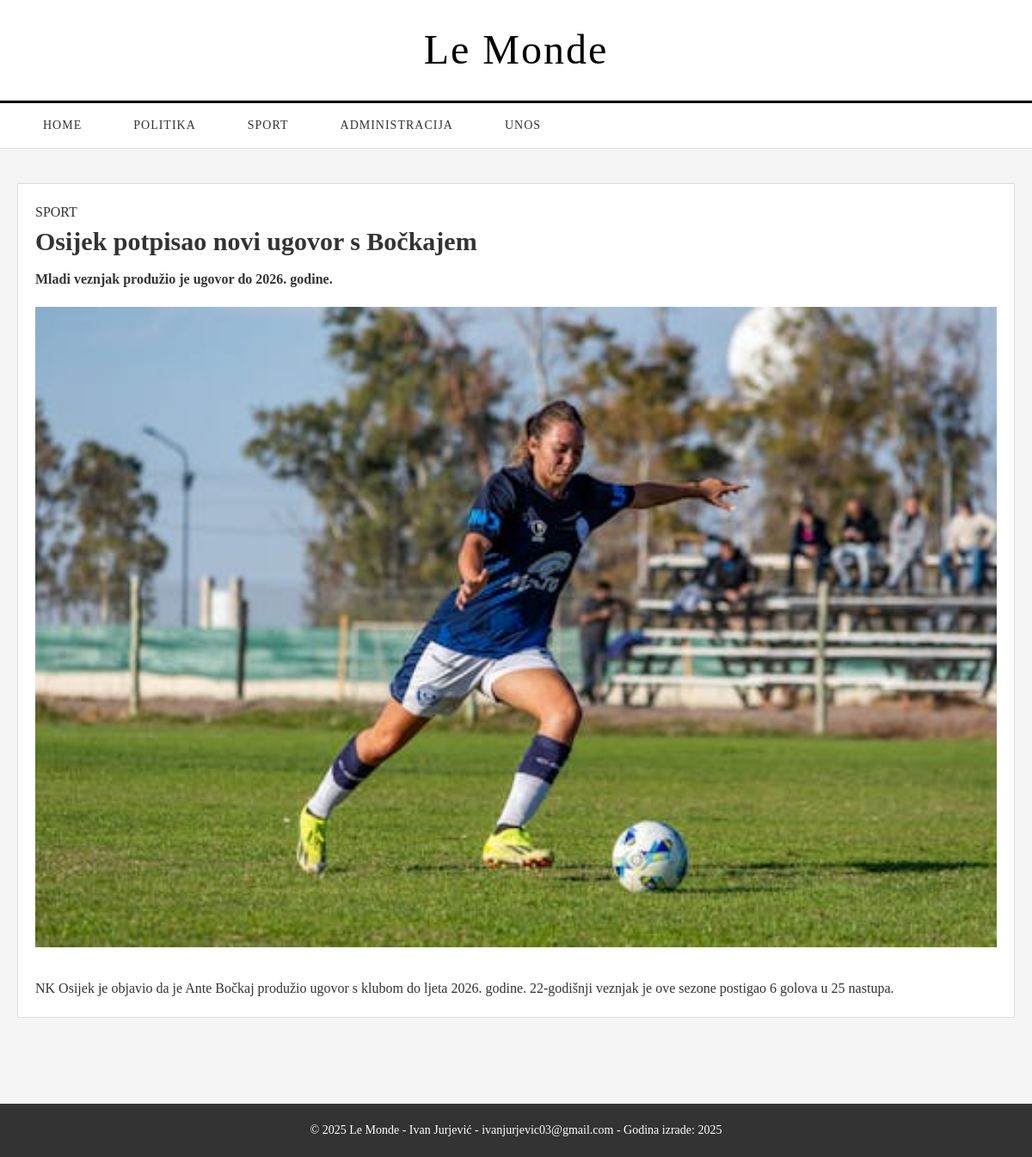
/clanak.php?id=4, run on the app's committed database.
### tables this page shows
CREATE TABLE `vijesti` (
  `id` int(11) NOT NULL,
  `datum` varchar(32) DEFAULT NULL,
  `naslov` varchar(64) DEFAULT NULL,
  `sadrzaj` text DEFAULT NULL,
  `tekst` text DEFAULT NULL,
  `slika` varchar(64) DEFAULT NULL,
  `kategorija` varchar(64) DEFAULT NULL,
  `arhiva` tinyint(1) DEFAULT NULL
);

### clanak.php (the view, shortened to what this page needs)
<?php
include 'connection.php';
$id = (int)$_GET['id'];
$query = "SELECT * FROM vijesti WHERE id = ? AND arhiva = 0";
$stmt = mysqli_prepare($dbc, $query);
mysqli_stmt_bind_param($stmt, "i", $id);
mysqli_stmt_execute($stmt);
$result = mysqli_stmt_get_result($stmt);
$row = mysqli_fetch_assoc($result);
?>
<!DOCTYPE html>
<html lang="hr">
<head>
    <link rel="stylesheet" type="text/css" href="style.css">
</head>
<body>
    <header class="header">
        <div class="container">
            <h1 class="logo">Le Monde</h1>
        </div>
    </header>
    <nav class="navbar">
        <div class="container">
            <ul class="nav-menu">
                <li><a href="index.php" class="nav-link">HOME</a></li>
                <li><a href="kategorija.php?kategorija=politika" class="nav-link">POLITIKA</a></li>
                <li><a href="kategorija.php?kategorija=sport" class="nav-link">SPORT</a></li>
                <li><a href="administracija.php" class="nav-link">ADMINISTRACIJA</a></li>
                <li><a href="unos.php" class="nav-link">UNOS</a></li>
            </ul>
        </div>
    </nav>
    <main class="main-content">
        <div class="container">
            <section class="news-section">
                <div class="news-grid single-article">
                    <article class="news-item full-article">
                        <div class="news-content">
                            <div class="category-tag">
                                <?php echo strtoupper($row['kategorija']); ?>
                            </div>
                            <h1 class="news-title">
                                <?php echo htmlspecialchars($row['naslov']); ?>
                            </h1>
                            <div class="article-summary">
                                <p><strong><?php echo htmlspecialchars($row['sadrzaj']); ?></strong></p>
                            </div>
                        </div>
                        <?php if (!empty($row['slika'])): ?>
                        <div class="news-image">
                            <img src="<?php echo UPLPATH . htmlspecialchars($row['slika']); ?>"
                                 alt="<?php echo htmlspecialchars($row['naslov']); ?>">
                        </div>
                        <?php endif; ?>
                        <div class="news-content article-body">
                            <div class="article-text">
                                <?php echo nl2br(htmlspecialchars($row['tekst'])); ?>
                            </div>
                        </div>
                    </article>
                </div>
            </section>
        </div>
    </main>
    <footer class="footer">
        <div class="container">
            <p>&copy; 2025 Le Monde - Ivan Jurjević - ivanjurjevic03@gmail.com - Godina izrade: 2025</p>
        </div>
    </footer>
</body>
</html>

### style.css (style rules this page uses)
* { margin: 0; padding: 0; box-sizing: border-box; }
body { font-family: 'Times New Roman', serif; line-height: 1.6; color: #333; background-color: #f5f5f5; }
.container { max-width: 1200px; margin: 0 auto; padding: 0 20px; }
.header { background-color: #fff; padding: 20px 0; border-bottom: 3px solid #000; }
.logo { font-family: 'Old English Text MT', serif; font-size: 48px; font-weight: normal; text-align: center; color: #000; letter-spacing: 2px; }
.navbar { background-color: #fff; border-bottom: 1px solid #ddd; padding: 0; }
.nav-menu { list-style: none; display: flex; justify-content: left; margin: 0; padding: 0; }
.nav-menu li { margin: 0; }
.nav-link { display: block; padding: 15px 30px; text-decoration: none; color: #333; font-size: 14px; font-weight: 500; text-transform: uppercase; letter-spacing: 1px; transition: background-color 0.3s ease; }
.main-content { background-color: #f5f5f5; padding: 40px 0; min-height: calc(100vh - 200px); }
.news-section { margin-bottom: 60px; }
.news-grid { display: grid; grid-template-columns: repeat(auto-fit, minmax(350px, 1fr)); gap: 30px; margin-bottom: 40px; align-items: start; }
.news-item { background-color: #fff; border: 1px solid #ddd; overflow: hidden; transition: box-shadow 0.3s ease; height: fit-content; }
.news-image { padding: 0px 20px 15px 20px; margin: 0 auto; object-fit: cover; }
.news-image img { width: 100%; height: auto; margin: 0 auto; object-fit: cover; transition: transform 0.3s ease; display: block; }
.news-content { padding: 20px; }
.news-title { font-size: 30px; line-height: 1.4; margin-bottom: 10px; }
.footer { background-color: #333; color: #fff; padding: 20px 0; text-align: center; margin-top: auto; }
.footer p { font-size: 14px; }

### data on the page
vijesti: kategorija "SPORT", naslov "Osijek potpisao novi ugovor s Bočkajem", sadrzaj "Mladi veznjak produžio je ugovor do 2026. godine.", slika (picture), tekst "NK Osijek je objavio da je Ante Bočkaj produžio ugovor s klubom do ljeta 2026. godine. 22-godišnji veznjak je ove sezone postigao 6 golova u 25 nastupa."
